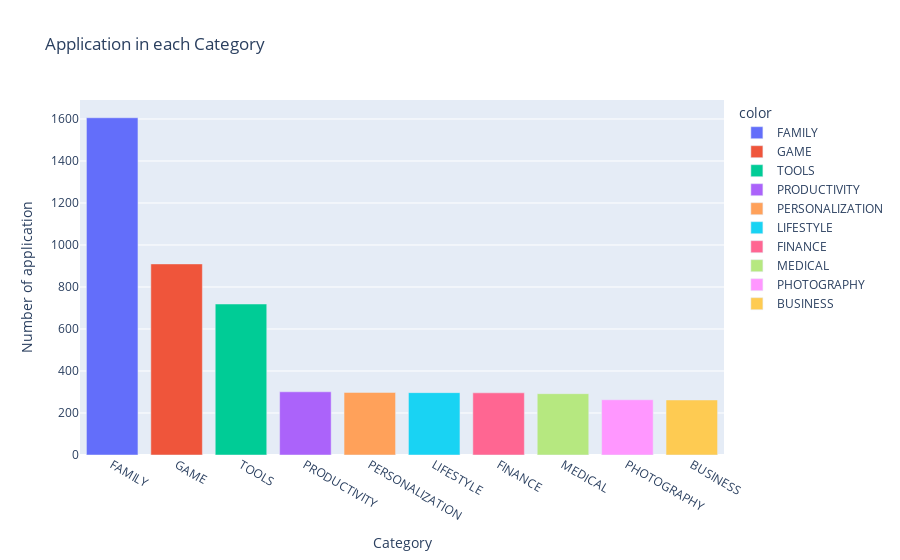

The cell this chart's notebook holds for it:
### Markdown cell above
### Catagory with higest number of application

### Code cell
bar_chat = px.bar(
        x = catagory_top.index, 
        y = catagory_top.values,
        title='Application in each Category',
        color= catagory_top.index
        )

bar_chat.update_layout(xaxis_title='Category', yaxis_title='Number of application')
bar_chat.show()

### Figure 1 — Plotly figure (JSON) as saved in the notebook; plotly's stock layout.template omitted (floating-point values rounded to 4 significant figures)
{"data": [{"alignmentgroup": "True", "hovertemplate": "color=FAMILY<br>x=%{x}<br>y=%{y}<extra></extra>", "legendgroup": "FAMILY", "marker": {"color": "#636efa", "pattern": {"shape": ""}}, "name": "FAMILY", "offsetgroup": "FAMILY", "orientation": "v", "showlegend": true, "textposition": "auto", "type": "bar", "x": ["FAMILY"], "xaxis": "x", "y": [1606], "yaxis": "y"}, {"alignmentgroup": "True", "hovertemplate": "color=GAME<br>x=%{x}<br>y=%{y}<extra></extra>", "legendgroup": "GAME", "marker": {"color": "#EF553B", "pattern": {"shape": ""}}, "name": "GAME", "offsetgroup": "GAME", "orientation": "v", "showlegend": true, "textposition": "auto", "type": "bar", "x": ["GAME"], "xaxis": "x", "y": [910], "yaxis": "y"}, {"alignmentgroup": "True", "hovertemplate": "color=TOOLS<br>x=%{x}<br>y=%{y}<extra></extra>", "legendgroup": "TOOLS", "marker": {"color": "#00cc96", "pattern": {"shape": ""}}, "name": "TOOLS", "offsetgroup": "TOOLS", "orientation": "v", "showlegend": true, "textposition": "auto", "type": "bar", "x": ["TOOLS"], "xaxis": "x", "y": [719], "yaxis": "y"}, {"alignmentgroup": "True", "hovertemplate": "color=PRODUCTIVITY<br>x=%{x}<br>y=%{y}<extra></extra>", "legendgroup": "PRODUCTIVITY", "marker": {"color": "#ab63fa", "pattern": {"shape": ""}}, "name": "PRODUCTIVITY", "offsetgroup": "PRODUCTIVITY", "orientation": "v", "showlegend": true, "textposition": "auto", "type": "bar", "x": ["PRODUCTIVITY"], "xaxis": "x", "y": [301], "yaxis": "y"}, {"alignmentgroup": "True", "hovertemplate": "color=PERSONALIZATION<br>x=%{x}<br>y=%{y}<extra></extra>", "legendgroup": "PERSONALIZATION", "marker": {"color": "#FFA15A", "pattern": {"shape": ""}}, "name": "PERSONALIZATION", "offsetgroup": "PERSONALIZATION", "orientation": "v", "showlegend": true, "textposition": "auto", "type": "bar", "x": ["PERSONALIZATION"], "xaxis": "x", "y": [298], "yaxis": "y"}, {"alignmentgroup": "True", "hovertemplate": "color=LIFESTYLE<br>x=%{x}<br>y=%{y}<extra></extra>", "legendgroup": "LIFESTYLE", "marker": {"color": "#19d3f3", "pattern": {"shape": ""}}, "name": "LIFESTYLE", "offsetgroup": "LIFESTYLE", "orientation": "v", "showlegend": true, "textposition": "auto", "type": "bar", "x": ["LIFESTYLE"], "xaxis": "x", "y": [297], "yaxis": "y"}, {"alignmentgroup": "True", "hovertemplate": "color=FINANCE<br>x=%{x}<br>y=%{y}<extra></extra>", "legendgroup": "FINANCE", "marker": {"color": "#FF6692", "pattern": {"shape": ""}}, "name": "FINANCE", "offsetgroup": "FINANCE", "orientation": "v", "showlegend": true, "textposition": "auto", "type": "bar", "x": ["FINANCE"], "xaxis": "x", "y": [296], "yaxis": "y"}, {"alignmentgroup": "True", "hovertemplate": "color=MEDICAL<br>x=%{x}<br>y=%{y}<extra></extra>", "legendgroup": "MEDICAL", "marker": {"color": "#B6E880", "pattern": {"shape": ""}}, "name": "MEDICAL", "offsetgroup": "MEDICAL", "orientation": "v", "showlegend": true, "textposition": "auto", "type": "bar", "x": ["MEDICAL"], "xaxis": "x", "y": [292], "yaxis": "y"}, {"alignmentgroup": "True", "hovertemplate": "color=PHOTOGRAPHY<br>x=%{x}<br>y=%{y}<extra></extra>", "legendgroup": "PHOTOGRAPHY", "marker": {"color": "#FF97FF", "pattern": {"shape": ""}}, "name": "PHOTOGRAPHY", "offsetgroup": "PHOTOGRAPHY", "orientation": "v", "showlegend": true, "textposition": "auto", "type": "bar", "x": ["PHOTOGRAPHY"], "xaxis": "x", "y": [263], "yaxis": "y"}, {"alignmentgroup": "True", "hovertemplate": "color=BUSINESS<br>x=%{x}<br>y=%{y}<extra></extra>", "legendgroup": "BUSINESS", "marker": {"color": "#FECB52", "pattern": {"shape": ""}}, "name": "BUSINESS", "offsetgroup": "BUSINESS", "orientation": "v", "showlegend": true, "textposition": "auto", "type": "bar", "x": ["BUSINESS"], "xaxis": "x", "y": [262], "yaxis": "y"}], "layout": {"barmode": "relative", "legend": {"title": {"text": "color"}, "tracegroupgap": 0}, "title": {"text": "Application in each Category"}, "xaxis": {"anchor": "y", "domain": [0, 1], "title": {"text": "Category"}}, "yaxis": {"anchor": "x", "domain": [0, 1], "title": {"text": "Number of application"}}}}
